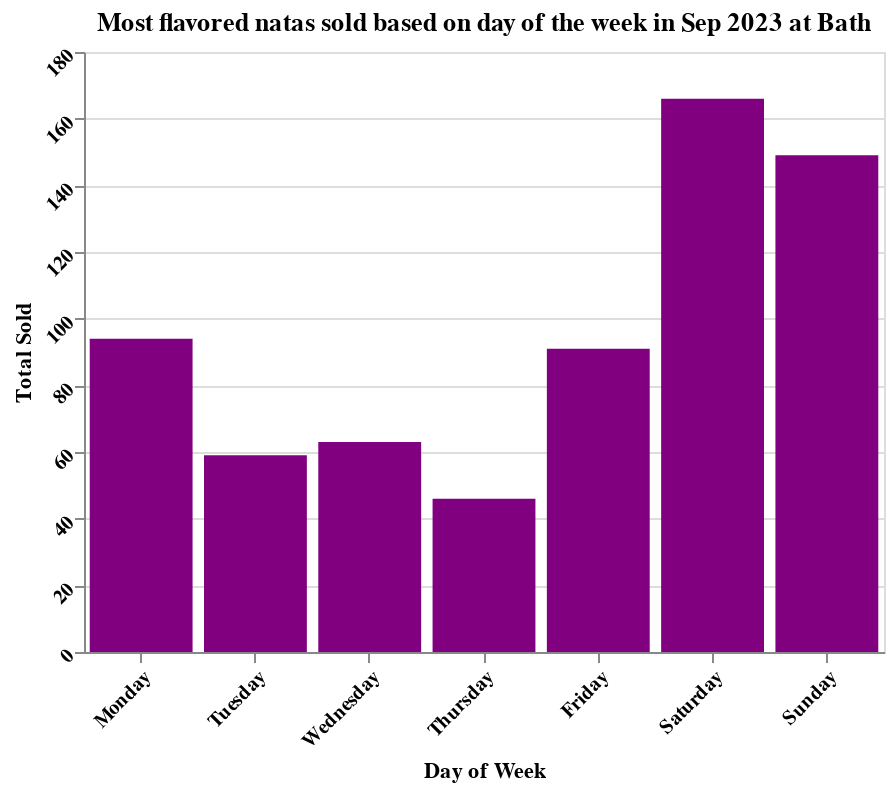

Here is the notebook cell this chart was saved with:
### Code cell
day_chart

### Figure 1 — Vega-Lite specification as saved in the notebook (floating-point values rounded to 4 significant figures)
{"config": {"view": {"continuousWidth": 300, "continuousHeight": 300}}, "data": {"name": "data-be2f7b579dbc2fecd0a3025c00dd3dd1"}, "mark": {"type": "bar", "color": "purple"}, "encoding": {"tooltip": [{"field": "Day of Week", "type": "nominal"}, {"field": "Sold", "type": "quantitative"}], "x": {"axis": {"labelAngle": -45, "labelFontWeight": "bold"}, "field": "Day of Week", "sort": ["Monday", "Tuesday", "Wednesday", "Thursday", "Friday", "Saturday", "Sunday"], "title": "Day of Week", "type": "nominal"}, "y": {"axis": {"labelAngle": -45, "labelFontWeight": "bold"}, "field": "Sold", "title": "Total Sold", "type": "quantitative"}}, "title": "Most flavored natas sold based on day of the week in Sep 2023 at Bath", "width": 400, "$schema": "https://vega.github.io/schema/vega-lite/v5.8.0.json", "datasets": {"data-be2f7b579dbc2fecd0a3025c00dd3dd1": [{"Day of Week": "Saturday", "Sold": 166.0}, {"Day of Week": "Sunday", "Sold": 149.0}, {"Day of Week": "Monday", "Sold": 94.0}, {"Day of Week": "Friday", "Sold": 91.0}, {"Day of Week": "Wednesday", "Sold": 63.0}, {"Day of Week": "Tuesday", "Sold": 59.0}, {"Day of Week": "Thursday", "Sold": 46.0}]}}
